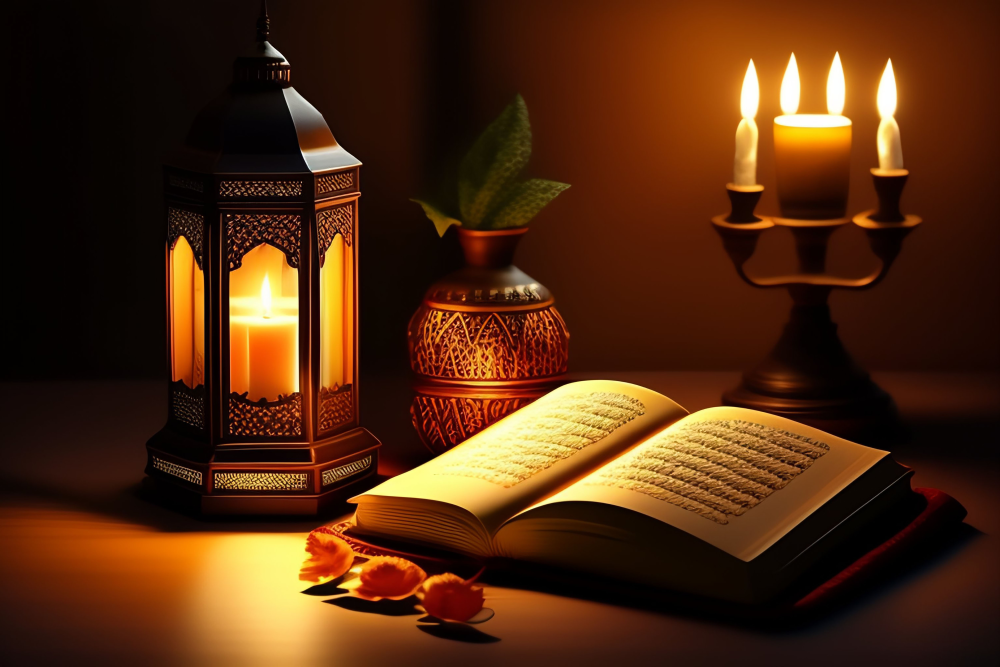
#> input picture Lab 7/Task/ramadan.jpg, 5000 x 3333 px (shown at 1/5 size)
$ jupyter execute --allow-errors Task.ipynb   (older library calls are emulated)
#> lines starting #> are read from the running program, lines starting #| are printed output that depends on the picture; after the words box and inside, x2 and y2 are one past the last pixel; in counts of white or black regions, pixels touching at a corner belong together
### Task 1

[cell 1]
import cv2
import numpy as np
import matplotlib.pyplot as plt

img1 = cv2.imread('ramadan.jpg', cv2.IMREAD_GRAYSCALE)
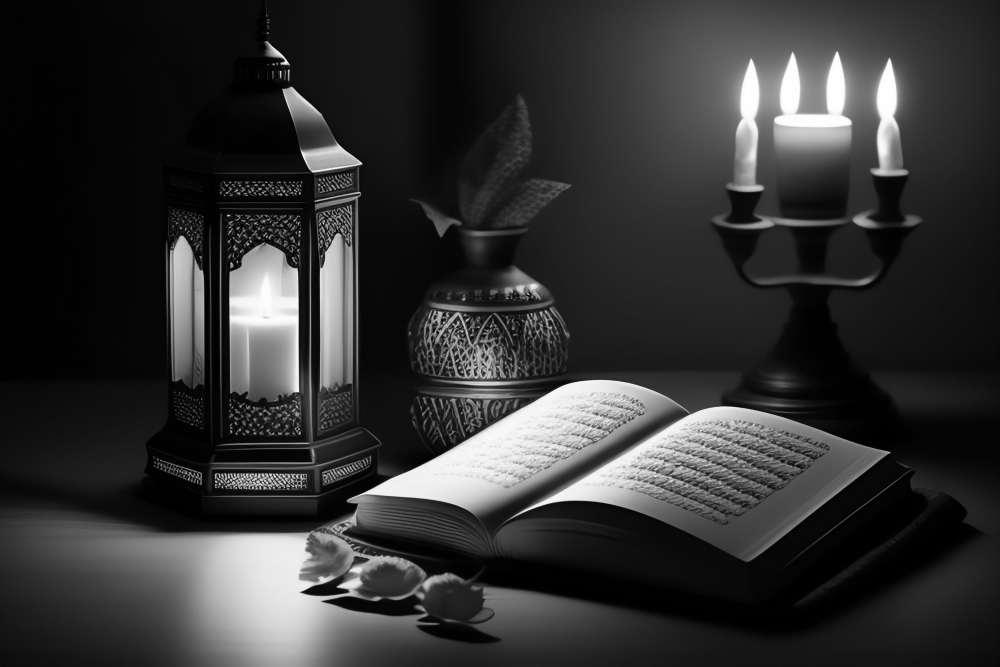
#> img1: shape (3333, 5000) (shown at 1/5 size); min 0, max 255, mean 50.5
img2 = cv2.imread('pasta.jpg', cv2.IMREAD_GRAYSCALE)
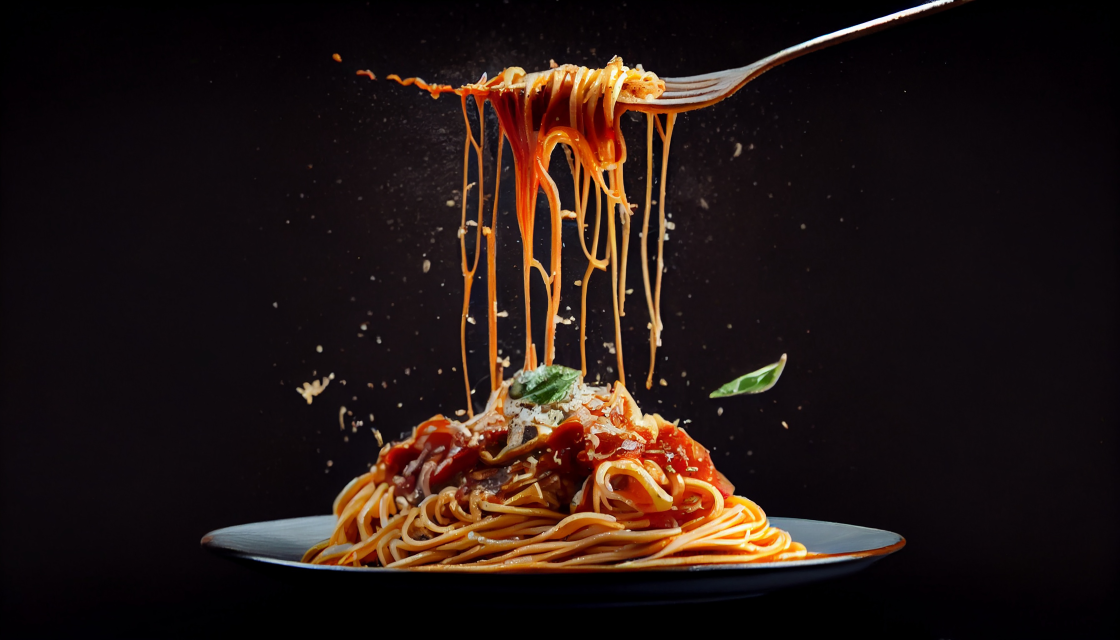
#> input picture Lab 7/Task/pasta.jpg, 5600 x 3200 px (shown at 1/5 size)
#> img2: shape (3200, 5600); min 0, max 255, mean 26.9

canny1 = cv2.Canny(img1, 100, 200)
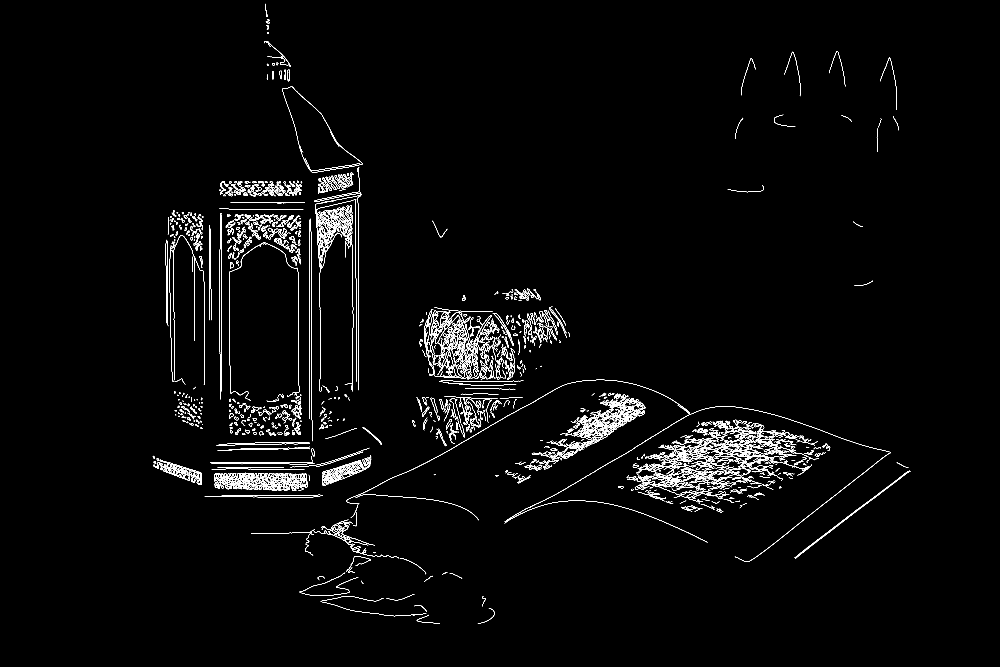
#> canny1: shape (3333, 5000) (shown at 1/5 size); 1% white in thin lines or dots, all inside (x1, y1, x2, y2) = (764, 19, 4553, 3119)
canny2 = cv2.Canny(img2, 100, 200)
#> canny2: shape (3200, 5600); 0.52% white in thin lines or dots, all inside (x1, y1, x2, y2) = (1031, 0, 4768, 2855)

sobelx1 = cv2.Sobel(img1, cv2.CV_64F, 1, 0, ksize=3)
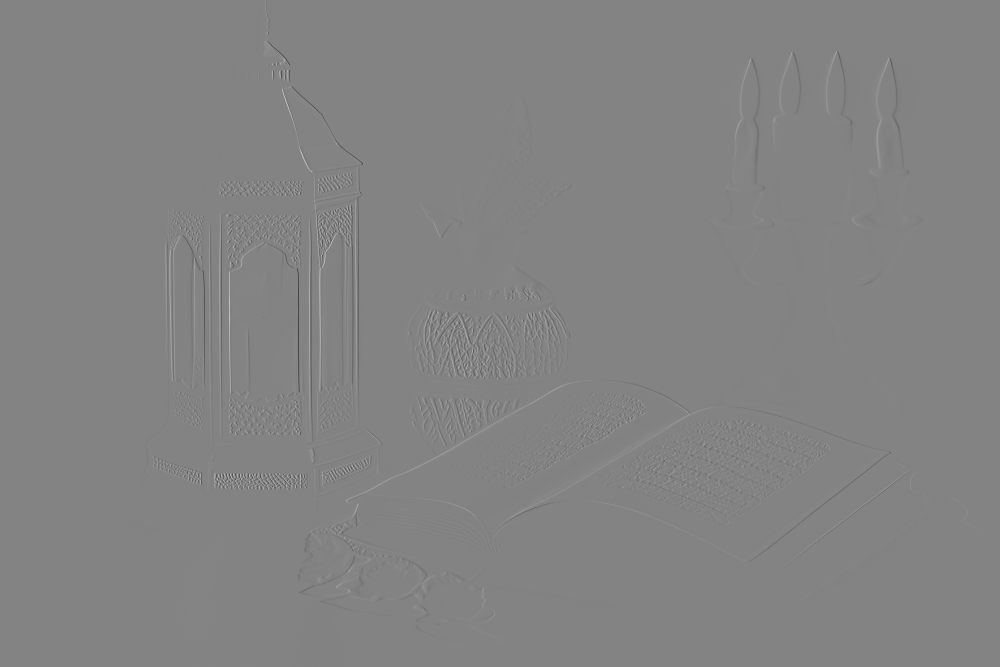
#> sobelx1: shape (3333, 5000) float64 (shown at 1/5 size); min -777, max 730, mean 0; drawn with min black and max white
sobely1 = cv2.Sobel(img1, cv2.CV_64F, 0, 1, ksize=3)
sobel1 = np.sqrt(sobelx1**2 + sobely1**2)
sobelx2 = cv2.Sobel(img2, cv2.CV_64F, 1, 0, ksize=3)
sobely2 = cv2.Sobel(img2, cv2.CV_64F, 0, 1, ksize=3)
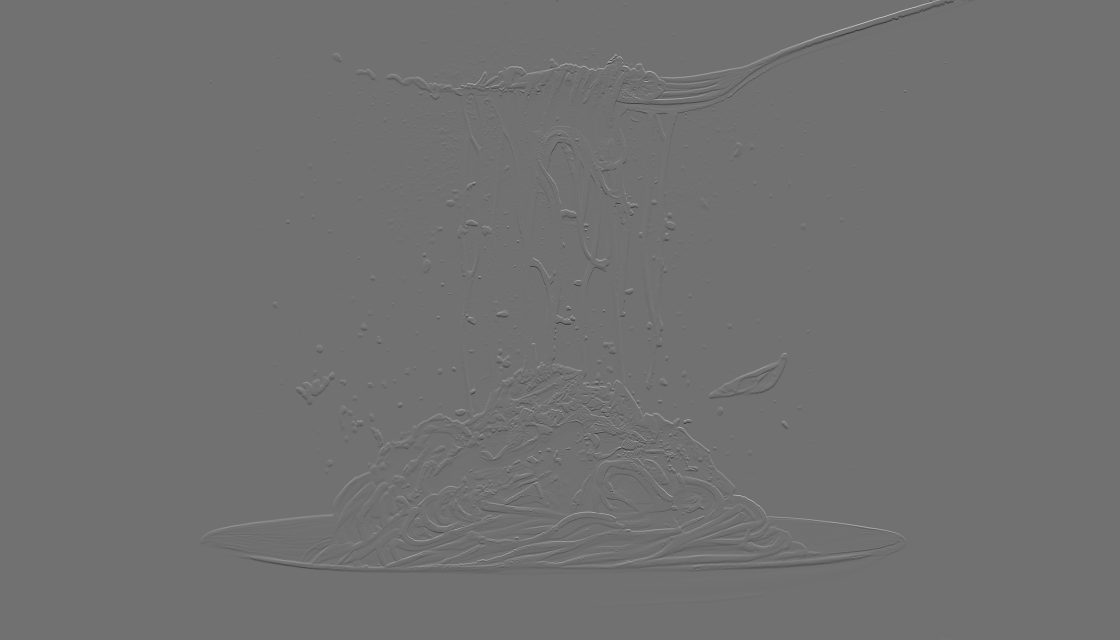
#> sobely2: shape (3200, 5600) float64 (shown at 1/5 size); min -586, max 732, mean 0; drawn with min black and max white
sobel2 = np.sqrt(sobelx2**2 + sobely2**2)
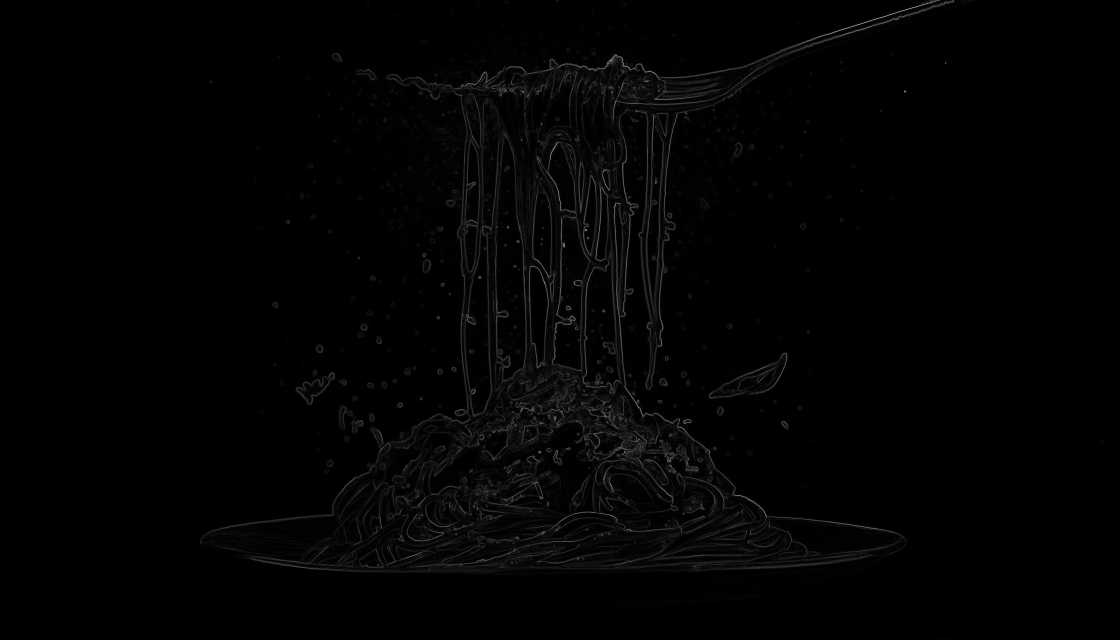
#> sobel2: shape (3200, 5600) float64 (shown at 1/5 size); min 0, max 754.8, mean 9.4; drawn with min black and max white

plt.figure(figsize=(12, 8))
plt.subplot(2, 4, 1)
plt.imshow(img1, cmap='gray')
plt.title('Original image 1')
plt.subplot(2, 4, 2)
plt.imshow(canny1, cmap='gray')
plt.title('Canny edge image 1')

plt.subplot(2, 4, 3)
plt.imshow(sobel1, cmap='gray')
plt.title('Sobel edge image 1')
plt.subplot(2, 4, 4)
plt.imshow(img1 - canny1 - sobel1, cmap='gray')
plt.title('Difference image 1')
plt.subplot(2, 4, 5)
plt.imshow(img2, cmap='gray')
plt.title('Original image 2')
plt.subplot(2, 4, 6)
plt.imshow(canny2, cmap='gray')
plt.title('Canny edge image 2')
plt.subplot(2, 4, 7)
plt.imshow(sobel2, cmap='gray')
plt.title('Sobel edge image 2')
plt.subplot(2, 4, 8)
plt.imshow(img2 - canny2 - sobel2, cmap='gray')
plt.title('Difference image 2')
plt.show()
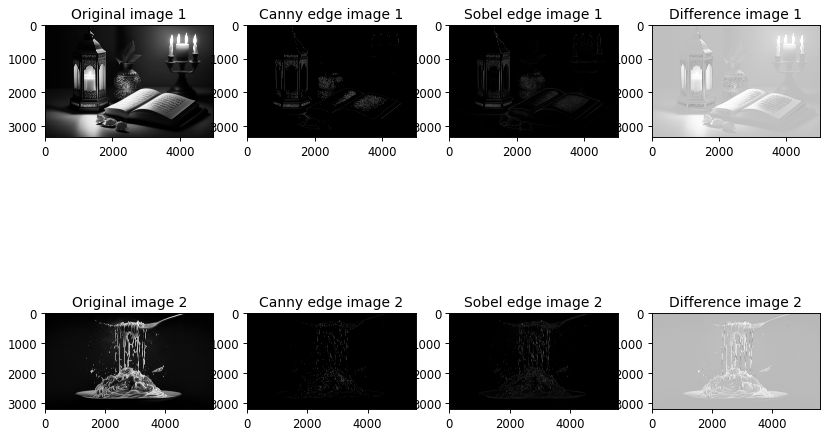
#> figure drawn by matplotlib, 8 panels
